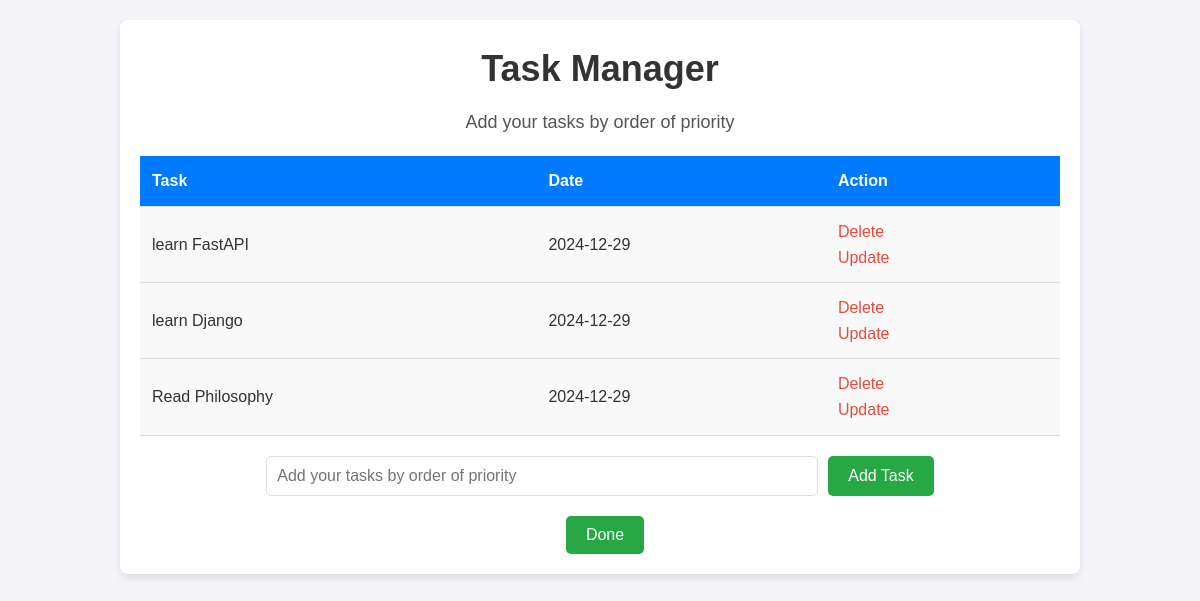
The page / on the database its author committed.
### main.py (models this page shows, shortened)
class Todo(db.Model):
    id = db.Column(db.Integer, primary_key=True)
    content = db.Column(db.String(200), nullable=False)
    date = db.Column(db.DateTime, default=datetime.now())

### main.py (the view, shortened to what this page needs)
@app.route('/', methods=['POST', 'GET'])
def index():
    tasks = Todo.query.order_by(Todo.date).all() # this is a Todo object (db.Model) (tasks[0] is the earliest and the most prioritized)
    tasks_list = [task.content for task in tasks] #this is a list of strings (tasks[0] is the earliest and the most prioritized)
    stringifiedtasklist = ', '.join(tasks_list) #this is a string containing a list of strings
    session['tasks_list'] = stringifiedtasklist
    return render_template('index.html', tasks=tasks)

### templates/index.html (shortened to what this page needs)
{% extends 'base.html' %}
{% block body %}
<div class="content">
    <h1 style="text-align:center">Task Manager</h1>
    <p style="text-align:center">Add your tasks by order of priority</p>
    {% if tasks|length < 1 %}
        <h4 style="text-align:center">There are no tasks. Please add one or more</h4>
    {% else %}
        <table>
            <tr>
                <th>Task</th>
                <th>Date</th>
                <th>Action</th>
            </tr>
            {% for task in tasks %}
            <tr>
                <td>{{ task.content }}</td>
                <td>{{ task.date.date() }}</td>
                <td>
                    <a href="/delete/{{ task.id }}">Delete</a><br>
                    <a href="/update/{{ task.id }}">Update</a>
                </td>
            </tr>
            {% endfor %}
        </table>
    {% endif %}
    <form action="/" method="POST">
        <input type="text" name="content" id="content" placeholder="Add your tasks by order of priority">
        <input type="submit" value="Add Task">
    </form>
    <form action="/finalize_tasks" method="POST">
        <input type="submit" value="Done">
    </form>
</div>
{% endblock %}

### static/css/main.css (style rules this page uses)
* { margin: 0; padding: 0; box-sizing: border-box; }
body { font-family: 'Arial', sans-serif; background-color: #f4f4f9; color: #333; line-height: 1.6; }
.content { width: 80%; margin: 20px auto; background-color: #fff; padding: 20px; border-radius: 8px; box-shadow: 0 4px 8px rgba(0, 0, 0, 0.1); }
h1 { font-size: 36px; color: #333; margin-bottom: 10px; }
p { font-size: 18px; color: #555; margin-bottom: 20px; }
table { width: 100%; border-collapse: collapse; margin-bottom: 20px; }
th, td { padding: 12px; text-align: left; border-bottom: 1px solid #ddd; }
th { background-color: #007bff; color: #fff; font-weight: bold; }
td { background-color: #f9f9f9; }
td a { color: #e74c3c; text-decoration: none; margin-right: 10px; }
form { display: flex; justify-content: center; margin-top: 20px; }
form input[type="text"] { padding: 10px; width: 60%; border: 1px solid #ddd; border-radius: 5px; font-size: 16px; }
form input[type="submit"] { padding: 10px 20px; margin-left: 10px; background-color: #28a745; border: none; color: white; font-size: 16px; border-radius: 5px; cursor: pointer; transition: background-color 0.3s; }

### rows shown on the page
Todo: content "learn FastAPI", date "2024-12-29"
Todo: content "learn Django", date "2024-12-29"
Todo: content "Read Philosophy", date "2024-12-29"
